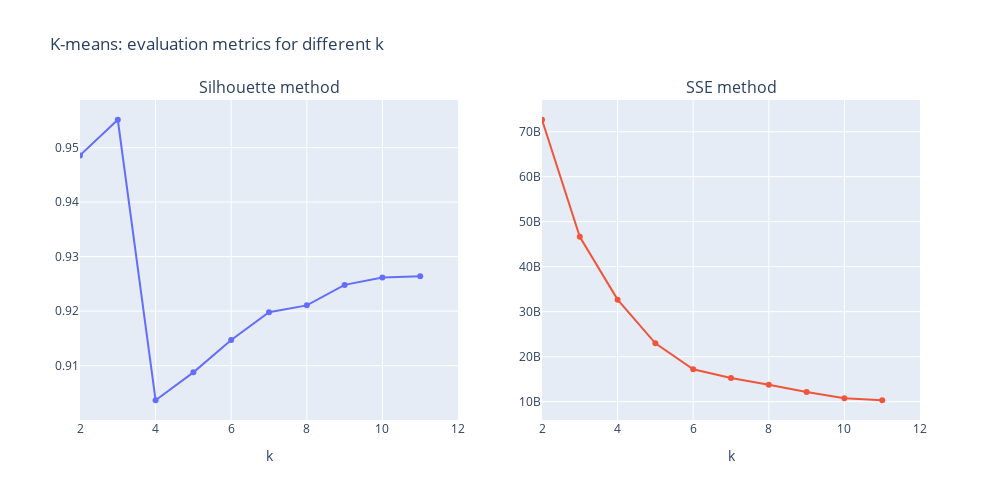

The notebook cell saved with this chart:
### Code cell
fig = make_subplots(rows=1, cols=2, subplot_titles=("Silhouette method", "SSE method"))

fig.add_trace(
    go.Scatter(x=silhouettes.k, y=silhouettes.score, ),
    row=1, col=1
)

fig.add_trace(
    go.Scatter(x=sse.k, y=sse.sse, ),
    row=1, col=2
)
fig.update_xaxes(title_text="k", range=(2, k_max), row=1, col=1)
fig.update_xaxes(title_text="k", range=(2, k_max), row=1, col=2)

fig.update_layout(height=500, width=1000, title_text="K-means: evaluation metrics for different k", showlegend=False)
fig.write_html(f"{cfg['fig_dir']['clustering']}kmeans_k_metrics.html",full_html=False, include_plotlyjs=False)
fig.show()

### Figure 1 — Plotly figure (JSON) as saved in the notebook; plotly's stock layout.template omitted (floating-point values rounded to 4 significant figures)
{"data": [{"type": "scatter", "x": [2, 3, 4, 5, 6, 7, 8, 9, 10, 11], "xaxis": "x", "y": [0.9486, 0.9551, 0.9036, 0.9088, 0.9147, 0.9198, 0.9211, 0.9248, 0.9262, 0.9264], "yaxis": "y"}, {"type": "scatter", "x": [2, 3, 4, 5, 6, 7, 8, 9, 10, 11], "xaxis": "x2", "y": [72665776128, 46644998144, 32672989184, 22966206464, 17181499392, 15276420096, 13762524160, 12150438912, 10767216640, 10307279872], "yaxis": "y2"}], "layout": {"annotations": [{"font": {"size": 16}, "showarrow": false, "text": "Silhouette method", "x": 0.225, "xanchor": "center", "xref": "paper", "y": 1, "yanchor": "bottom", "yref": "paper"}, {"font": {"size": 16}, "showarrow": false, "text": "SSE method", "x": 0.775, "xanchor": "center", "xref": "paper", "y": 1, "yanchor": "bottom", "yref": "paper"}], "height": 500, "showlegend": false, "title": {"text": "K-means: evaluation metrics for different k"}, "width": 1000, "xaxis": {"anchor": "y", "domain": [0, 0.45], "range": [2, 12], "title": {"text": "k"}}, "xaxis2": {"anchor": "y2", "domain": [0.55, 1], "range": [2, 12], "title": {"text": "k"}}, "yaxis": {"anchor": "x", "domain": [0, 1]}, "yaxis2": {"anchor": "x2", "domain": [0, 1]}}}
